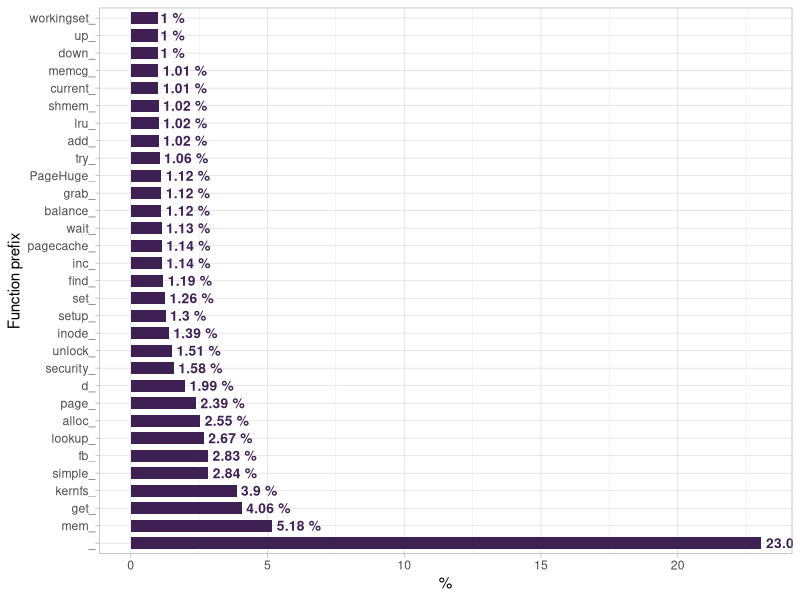

Reproduce this figure in R.
#!/usr/bin/env Rscript
library(ggplot2)
library(plyr)
library(scales)
library(ggrepel)
library(stringi)
# function_name,exit_time,duration,depth,process
data_freq <- read.table("./bootup-trace/rscript/bootup-func-frequencies-after-optim-1.csv", header=T, sep=",")
# data_freq <- subset(data_freq, startsWith(as.character(function_name),"__"))
data_stat <- ddply(data_freq, "function_name", 
              transform,
              # prefix = function_name
              prefix    = paste(unlist(strsplit(as.character(function_name),"[_]"))[1], '_', sep='')
              # prefix    = substr(as.character(function_name), 0, 6)
)
data_stat <- count(data_stat, c("prefix"))
data_stat$percentage <- round((data_stat$freq/sum(data_stat$freq)) * 100, 2)
data_stat = subset(data_stat, percentage >= 1 )
# colors <- c("#0f2054", "#5f2054", "#ff0d54", "#ff8d54")
colors <- c('18.06 %'="#1f2054", '26.57 %'="#3f2054", '21.56 %'="#9f2d54", '14.65 %'="#6f2d54", '14.65 %'="#1f2054",'1.47 %'= "#ff0d54")


plot <- ggplot(data_stat, aes(reorder(prefix, -percentage))) +
  geom_bar(aes(weight = percentage),  width= 0.7, colour="transparent", fill = '#3f2054') +
  coord_flip() +
  geom_text(aes(y=percentage, label=paste(percentage,'%') ), color="#3f2054",  fontface = "bold",
            size = 3.5, position=position_dodge(width=0.9), hjust=-0.1) +
  # scale_fill_manual(values = colors) +
  labs(x ="Function prefix", y ="%") +
  theme_light() +
  theme(
    # legend.position = c(0.94,0.91),
    legend.title=element_blank(),
    # axis.text.x = element_blank(),
    # axis.text.x = element_text(angle = 50, hjust = 1, vjust=1, size = 10),
    axis.text.y = element_text(margin = margin(t=2,b=1))
  )
plot(plot)